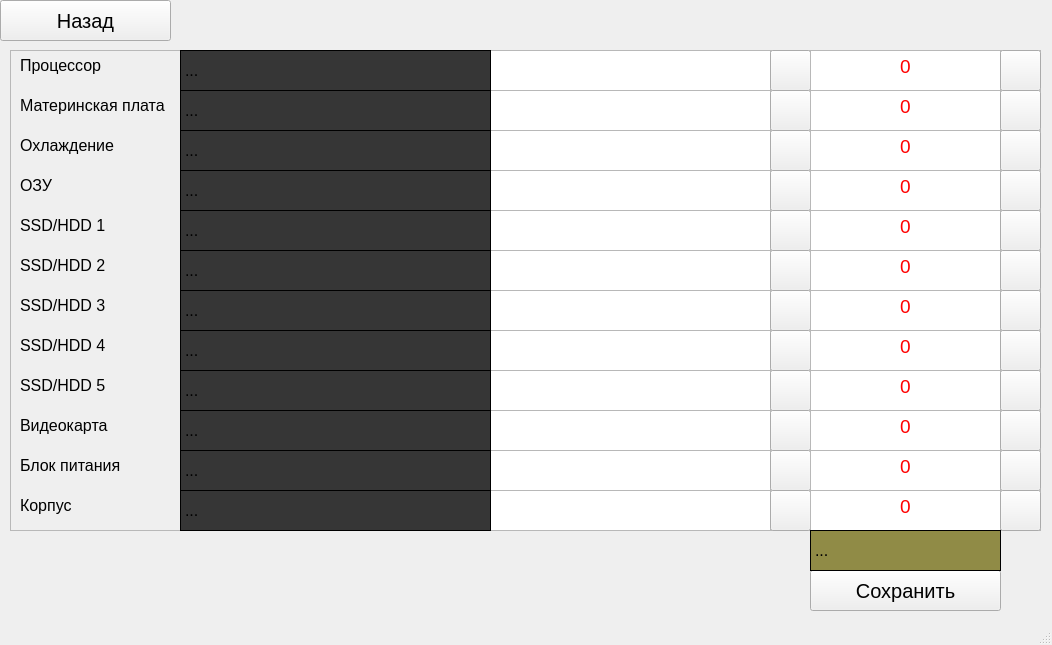
<?xml version="1.0" encoding="UTF-8"?>
<ui version="4.0">
 <class>CompInfo</class>
 <widget class="QMainWindow" name="CompInfo">
  <property name="geometry">
   <rect>
    <x>0</x>
    <y>0</y>
    <width>1052</width>
    <height>645</height>
   </rect>
  </property>
  <property name="windowTitle">
   <string>CompSR</string>
  </property>
  <widget class="QWidget" name="centralwidget">
   <widget class="QPushButton" name="pushButton">
    <property name="geometry">
     <rect>
      <x>0</x>
      <y>0</y>
      <width>171</width>
      <height>41</height>
     </rect>
    </property>
    <property name="font">
     <font>
      <pointsize>15</pointsize>
     </font>
    </property>
    <property name="text">
     <string>Назад</string>
    </property>
   </widget>
   <widget class="QPushButton" name="pushButton_2">
    <property name="geometry">
     <rect>
      <x>810</x>
      <y>570</y>
      <width>191</width>
      <height>41</height>
     </rect>
    </property>
    <property name="font">
     <font>
      <pointsize>15</pointsize>
     </font>
    </property>
    <property name="text">
     <string>Сохранить</string>
    </property>
   </widget>
   <widget class="QFrame" name="frame">
    <property name="geometry">
     <rect>
      <x>10</x>
      <y>50</y>
      <width>1031</width>
      <height>481</height>
     </rect>
    </property>
    <property name="frameShape">
     <enum>QFrame::Shape::StyledPanel</enum>
    </property>
    <property name="frameShadow">
     <enum>QFrame::Shadow::Raised</enum>
    </property>
    <widget class="QTextEdit" name="textEdit">
     <property name="geometry">
      <rect>
       <x>480</x>
       <y>0</y>
       <width>281</width>
       <height>41</height>
      </rect>
     </property>
    </widget>
    <widget class="QTextEdit" name="textEdit_2">
     <property name="geometry">
      <rect>
       <x>480</x>
       <y>40</y>
       <width>281</width>
       <height>41</height>
      </rect>
     </property>
    </widget>
    <widget class="QTextEdit" name="textEdit_3">
     <property name="geometry">
      <rect>
       <x>480</x>
       <y>80</y>
       <width>281</width>
       <height>41</height>
      </rect>
     </property>
    </widget>
    <widget class="QTextEdit" name="textEdit_4">
     <property name="geometry">
      <rect>
       <x>480</x>
       <y>120</y>
       <width>281</width>
       <height>41</height>
      </rect>
     </property>
    </widget>
    <widget class="QTextEdit" name="textEdit_5">
     <property name="geometry">
      <rect>
       <x>480</x>
       <y>160</y>
       <width>281</width>
       <height>41</height>
      </rect>
     </property>
    </widget>
    <widget class="QTextEdit" name="textEdit_6">
     <property name="geometry">
      <rect>
       <x>480</x>
       <y>200</y>
       <width>281</width>
       <height>41</height>
      </rect>
     </property>
    </widget>
    <widget class="QTextEdit" name="textEdit_7">
     <property name="geometry">
      <rect>
       <x>480</x>
       <y>240</y>
       <width>281</width>
       <height>41</height>
      </rect>
     </property>
    </widget>
    <widget class="QTextEdit" name="textEdit_8">
     <property name="geometry">
      <rect>
       <x>480</x>
       <y>280</y>
       <width>281</width>
       <height>41</height>
      </rect>
     </property>
    </widget>
    <widget class="QTextEdit" name="textEdit_9">
     <property name="geometry">
      <rect>
       <x>480</x>
       <y>320</y>
       <width>281</width>
       <height>41</height>
      </rect>
     </property>
    </widget>
    <widget class="QTextEdit" name="textEdit_10">
     <property name="geometry">
      <rect>
       <x>480</x>
       <y>360</y>
       <width>281</width>
       <height>41</height>
      </rect>
     </property>
    </widget>
    <widget class="QTextEdit" name="textEdit_11">
     <property name="geometry">
      <rect>
       <x>480</x>
       <y>400</y>
       <width>281</width>
       <height>41</height>
      </rect>
     </property>
    </widget>
    <widget class="QLabel" name="label">
     <property name="geometry">
      <rect>
       <x>10</x>
       <y>0</y>
       <width>171</width>
       <height>31</height>
      </rect>
     </property>
     <property name="font">
      <font>
       <pointsize>12</pointsize>
      </font>
     </property>
     <property name="text">
      <string>Процессор</string>
     </property>
    </widget>
    <widget class="QLabel" name="label_2">
     <property name="geometry">
      <rect>
       <x>10</x>
       <y>40</y>
       <width>171</width>
       <height>31</height>
      </rect>
     </property>
     <property name="font">
      <font>
       <pointsize>12</pointsize>
      </font>
     </property>
     <property name="text">
      <string>Материнская плата</string>
     </property>
    </widget>
    <widget class="QLabel" name="label_3">
     <property name="geometry">
      <rect>
       <x>10</x>
       <y>80</y>
       <width>171</width>
       <height>31</height>
      </rect>
     </property>
     <property name="font">
      <font>
       <pointsize>12</pointsize>
      </font>
     </property>
     <property name="text">
      <string>Охлаждение</string>
     </property>
    </widget>
    <widget class="QLabel" name="label_4">
     <property name="geometry">
      <rect>
       <x>10</x>
       <y>120</y>
       <width>171</width>
       <height>31</height>
      </rect>
     </property>
     <property name="font">
      <font>
       <pointsize>12</pointsize>
      </font>
     </property>
     <property name="text">
      <string>ОЗУ</string>
     </property>
    </widget>
    <widget class="QLabel" name="label_5">
     <property name="geometry">
      <rect>
       <x>10</x>
       <y>160</y>
       <width>171</width>
       <height>31</height>
      </rect>
     </property>
     <property name="font">
      <font>
       <pointsize>12</pointsize>
      </font>
     </property>
     <property name="text">
      <string>SSD/HDD 1</string>
     </property>
    </widget>
    <widget class="QLabel" name="label_6">
     <property name="geometry">
      <rect>
       <x>10</x>
       <y>200</y>
       <width>171</width>
       <height>31</height>
      </rect>
     </property>
     <property name="font">
      <font>
       <pointsize>12</pointsize>
      </font>
     </property>
     <property name="text">
      <string>SSD/HDD 2</string>
     </property>
    </widget>
    <widget class="QLabel" name="label_7">
     <property name="geometry">
      <rect>
       <x>10</x>
       <y>240</y>
       <width>171</width>
       <height>31</height>
      </rect>
     </property>
     <property name="font">
      <font>
       <pointsize>12</pointsize>
      </font>
     </property>
     <property name="text">
      <string>SSD/HDD 3</string>
     </property>
    </widget>
    <widget class="QLabel" name="label_8">
     <property name="geometry">
      <rect>
       <x>10</x>
       <y>280</y>
       <width>171</width>
       <height>31</height>
      </rect>
     </property>
     <property name="font">
      <font>
       <pointsize>12</pointsize>
      </font>
     </property>
     <property name="text">
      <string>SSD/HDD 4</string>
     </property>
    </widget>
    <widget class="QLabel" name="label_9">
     <property name="geometry">
      <rect>
       <x>10</x>
       <y>320</y>
       <width>171</width>
       <height>31</height>
      </rect>
     </property>
     <property name="font">
      <font>
       <pointsize>12</pointsize>
      </font>
     </property>
     <property name="text">
      <string>SSD/HDD 5</string>
     </property>
    </widget>
    <widget class="QLabel" name="label_10">
     <property name="geometry">
      <rect>
       <x>10</x>
       <y>360</y>
       <width>171</width>
       <height>31</height>
      </rect>
     </property>
     <property name="font">
      <font>
       <pointsize>12</pointsize>
      </font>
     </property>
     <property name="text">
      <string>Видеокарта</string>
     </property>
    </widget>
    <widget class="QLabel" name="label_11">
     <property name="geometry">
      <rect>
       <x>10</x>
       <y>400</y>
       <width>171</width>
       <height>31</height>
      </rect>
     </property>
     <property name="font">
      <font>
       <pointsize>12</pointsize>
      </font>
     </property>
     <property name="text">
      <string>Блок питания</string>
     </property>
    </widget>
    <widget class="QTextEdit" name="textEdit_12">
     <property name="geometry">
      <rect>
       <x>480</x>
       <y>440</y>
       <width>281</width>
       <height>41</height>
      </rect>
     </property>
    </widget>
    <widget class="QLabel" name="label_12">
     <property name="geometry">
      <rect>
       <x>10</x>
       <y>440</y>
       <width>171</width>
       <height>31</height>
      </rect>
     </property>
     <property name="font">
      <font>
       <pointsize>12</pointsize>
      </font>
     </property>
     <property name="text">
      <string>Корпус</string>
     </property>
    </widget>
    <widget class="QLabel" name="label_13">
     <property name="geometry">
      <rect>
       <x>170</x>
       <y>0</y>
       <width>311</width>
       <height>41</height>
      </rect>
     </property>
     <property name="font">
      <font>
       <pointsize>12</pointsize>
      </font>
     </property>
     <property name="styleSheet">
      <string notr="true">background-color: rgb(54, 54, 54);
border: 1px solid black;
</string>
     </property>
     <property name="text">
      <string>...</string>
     </property>
    </widget>
    <widget class="QLabel" name="label_14">
     <property name="geometry">
      <rect>
       <x>170</x>
       <y>40</y>
       <width>311</width>
       <height>41</height>
      </rect>
     </property>
     <property name="font">
      <font>
       <pointsize>12</pointsize>
      </font>
     </property>
     <property name="styleSheet">
      <string notr="true">background-color: rgb(54, 54, 54);
border: 1px solid black;
</string>
     </property>
     <property name="text">
      <string>...</string>
     </property>
    </widget>
    <widget class="QLabel" name="label_15">
     <property name="geometry">
      <rect>
       <x>170</x>
       <y>80</y>
       <width>311</width>
       <height>41</height>
      </rect>
     </property>
     <property name="font">
      <font>
       <pointsize>12</pointsize>
      </font>
     </property>
     <property name="styleSheet">
      <string notr="true">background-color: rgb(54, 54, 54);
border: 1px solid black;
</string>
     </property>
     <property name="text">
      <string>...</string>
     </property>
    </widget>
    <widget class="QLabel" name="label_16">
     <property name="geometry">
      <rect>
       <x>170</x>
       <y>120</y>
       <width>311</width>
       <height>41</height>
      </rect>
     </property>
     <property name="font">
      <font>
       <pointsize>12</pointsize>
      </font>
     </property>
     <property name="styleSheet">
      <string notr="true">background-color: rgb(54, 54, 54);
border: 1px solid black;
</string>
     </property>
     <property name="text">
      <string>...</string>
     </property>
    </widget>
    <widget class="QLabel" name="label_17">
     <property name="geometry">
      <rect>
       <x>170</x>
       <y>160</y>
       <width>311</width>
       <height>41</height>
      </rect>
     </property>
     <property name="font">
      <font>
       <pointsize>12</pointsize>
      </font>
     </property>
     <property name="styleSheet">
      <string notr="true">background-color: rgb(54, 54, 54);
border: 1px solid black;
</string>
     </property>
     <property name="text">
      <string>...</string>
     </property>
    </widget>
    <widget class="QLabel" name="label_18">
     <property name="geometry">
      <rect>
       <x>170</x>
       <y>200</y>
       <width>311</width>
       <height>41</height>
      </rect>
     </property>
     <property name="font">
      <font>
       <pointsize>12</pointsize>
      </font>
     </property>
     <property name="styleSheet">
      <string notr="true">background-color: rgb(54, 54, 54);
border: 1px solid black;
</string>
     </property>
     <property name="text">
      <string>...</string>
     </property>
    </widget>
    <widget class="QLabel" name="label_19">
     <property name="geometry">
      <rect>
       <x>170</x>
       <y>240</y>
       <width>311</width>
       <height>41</height>
      </rect>
     </property>
     <property name="font">
      <font>
       <pointsize>12</pointsize>
      </font>
     </property>
     <property name="styleSheet">
      <string notr="true">background-color: rgb(54, 54, 54);
border: 1px solid black;
</string>
     </property>
     <property name="text">
      <string>...</string>
     </property>
    </widget>
    <widget class="QLabel" name="label_20">
     <property name="geometry">
      <rect>
       <x>170</x>
       <y>280</y>
       <width>311</width>
       <height>41</height>
      </rect>
     </property>
     <property name="font">
      <font>
       <pointsize>12</pointsize>
      </font>
     </property>
     <property name="styleSheet">
      <string notr="true">background-color: rgb(54, 54, 54);
border: 1px solid black;
</string>
     </property>
     <property name="text">
      <string>...</string>
     </property>
    </widget>
    <widget class="QLabel" name="label_21">
     <property name="geometry">
      <rect>
       <x>170</x>
       <y>320</y>
       <width>311</width>
       <height>41</height>
      </rect>
     </property>
     <property name="font">
      <font>
       <pointsize>12</pointsize>
      </font>
     </property>
     <property name="styleSheet">
      <string notr="true">background-color: rgb(54, 54, 54);
border: 1px solid black;
</string>
     </property>
     <property name="text">
      <string>...</string>
     </property>
    </widget>
    <widget class="QLabel" name="label_22">
     <property name="geometry">
      <rect>
       <x>170</x>
       <y>360</y>
       <width>311</width>
       <height>41</height>
      </rect>
     </property>
     <property name="font">
      <font>
       <pointsize>12</pointsize>
      </font>
     </property>
     <property name="styleSheet">
      <string notr="true">background-color: rgb(54, 54, 54);
border: 1px solid black;
</string>
     </property>
     <property name="text">
      <string>...</string>
     </property>
    </widget>
    <widget class="QLabel" name="label_23">
     <property name="geometry">
      <rect>
       <x>170</x>
       <y>400</y>
       <width>311</width>
       <height>41</height>
      </rect>
     </property>
     <property name="font">
      <font>
       <pointsize>12</pointsize>
      </font>
     </property>
     <property name="styleSheet">
      <string notr="true">background-color: rgb(54, 54, 54);
border: 1px solid black;
</string>
     </property>
     <property name="text">
      <string>...</string>
     </property>
    </widget>
    <widget class="QLabel" name="label_24">
     <property name="geometry">
      <rect>
       <x>170</x>
       <y>440</y>
       <width>311</width>
       <height>41</height>
      </rect>
     </property>
     <property name="font">
      <font>
       <pointsize>12</pointsize>
      </font>
     </property>
     <property name="styleSheet">
      <string notr="true">background-color: rgb(54, 54, 54);
border: 1px solid black;
</string>
     </property>
     <property name="text">
      <string>...</string>
     </property>
    </widget>
    <widget class="QPushButton" name="pushButton_3">
     <property name="geometry">
      <rect>
       <x>760</x>
       <y>0</y>
       <width>41</width>
       <height>41</height>
      </rect>
     </property>
     <property name="font">
      <font>
       <pointsize>15</pointsize>
      </font>
     </property>
     <property name="text">
      <string/>
     </property>
     <property name="icon">
      <iconset>
       <normaloff>png/copy.png</normaloff>png/copy.png</iconset>
     </property>
     <property name="iconSize">
      <size>
       <width>25</width>
       <height>25</height>
      </size>
     </property>
    </widget>
    <widget class="QPushButton" name="pushButton_4">
     <property name="geometry">
      <rect>
       <x>760</x>
       <y>40</y>
       <width>41</width>
       <height>41</height>
      </rect>
     </property>
     <property name="font">
      <font>
       <pointsize>15</pointsize>
      </font>
     </property>
     <property name="text">
      <string/>
     </property>
     <property name="icon">
      <iconset>
       <normaloff>png/copy.png</normaloff>png/copy.png</iconset>
     </property>
     <property name="iconSize">
      <size>
       <width>25</width>
       <height>25</height>
      </size>
     </property>
    </widget>
    <widget class="QPushButton" name="pushButton_5">
     <property name="geometry">
      <rect>
       <x>760</x>
       <y>80</y>
       <width>41</width>
       <height>41</height>
      </rect>
     </property>
     <property name="font">
      <font>
       <pointsize>15</pointsize>
      </font>
     </property>
     <property name="text">
      <string/>
     </property>
     <property name="icon">
      <iconset>
       <normaloff>png/copy.png</normaloff>png/copy.png</iconset>
     </property>
     <property name="iconSize">
      <size>
       <width>25</width>
       <height>25</height>
      </size>
     </property>
    </widget>
    <widget class="QPushButton" name="pushButton_6">
     <property name="geometry">
      <rect>
       <x>760</x>
       <y>120</y>
       <width>41</width>
       <height>41</height>
      </rect>
     </property>
     <property name="font">
      <font>
       <pointsize>15</pointsize>
      </font>
     </property>
     <property name="text">
      <string/>
     </property>
     <property name="icon">
      <iconset>
       <normaloff>png/copy.png</normaloff>png/copy.png</iconset>
     </property>
     <property name="iconSize">
      <size>
       <width>25</width>
       <height>25</height>
      </size>
     </property>
    </widget>
    <widget class="QPushButton" name="pushButton_7">
     <property name="geometry">
      <rect>
       <x>760</x>
       <y>160</y>
       <width>41</width>
       <height>41</height>
      </rect>
     </property>
     <property name="font">
      <font>
       <pointsize>15</pointsize>
      </font>
     </property>
     <property name="text">
      <string/>
     </property>
     <property name="icon">
      <iconset>
       <normaloff>png/copy.png</normaloff>png/copy.png</iconset>
     </property>
     <property name="iconSize">
      <size>
       <width>25</width>
       <height>25</height>
      </size>
     </property>
    </widget>
    <widget class="QPushButton" name="pushButton_8">
     <property name="geometry">
      <rect>
       <x>760</x>
       <y>200</y>
       <width>41</width>
       <height>41</height>
      </rect>
     </property>
     <property name="font">
      <font>
       <pointsize>15</pointsize>
      </font>
     </property>
     <property name="text">
      <string/>
     </property>
     <property name="icon">
      <iconset>
       <normaloff>png/copy.png</normaloff>png/copy.png</iconset>
     </property>
     <property name="iconSize">
      <size>
       <width>25</width>
       <height>25</height>
      </size>
     </property>
    </widget>
    <widget class="QPushButton" name="pushButton_9">
     <property name="geometry">
      <rect>
       <x>760</x>
       <y>240</y>
       <width>41</width>
       <height>41</height>
      </rect>
     </property>
     <property name="font">
      <font>
       <pointsize>15</pointsize>
      </font>
     </property>
     <property name="text">
      <string/>
     </property>
     <property name="icon">
      <iconset>
       <normaloff>png/copy.png</normaloff>png/copy.png</iconset>
     </property>
     <property name="iconSize">
      <size>
       <width>25</width>
       <height>25</height>
      </size>
     </property>
    </widget>
    <widget class="QPushButton" name="pushButton_10">
     <property name="geometry">
      <rect>
       <x>760</x>
       <y>280</y>
       <width>41</width>
       <height>41</height>
      </rect>
     </property>
     <property name="font">
      <font>
       <pointsize>15</pointsize>
      </font>
     </property>
     <property name="text">
      <string/>
     </property>
     <property name="icon">
      <iconset>
       <normaloff>png/copy.png</normaloff>png/copy.png</iconset>
     </property>
     <property name="iconSize">
      <size>
       <width>25</width>
       <height>25</height>
      </size>
     </property>
    </widget>
    <widget class="QPushButton" name="pushButton_11">
     <property name="geometry">
      <rect>
       <x>760</x>
       <y>320</y>
       <width>41</width>
       <height>41</height>
      </rect>
     </property>
     <property name="font">
      <font>
       <pointsize>15</pointsize>
      </font>
     </property>
     <property name="text">
      <string/>
     </property>
     <property name="icon">
      <iconset>
       <normaloff>png/copy.png</normaloff>png/copy.png</iconset>
     </property>
     <property name="iconSize">
      <size>
       <width>25</width>
       <height>25</height>
      </size>
     </property>
    </widget>
    <widget class="QPushButton" name="pushButton_12">
     <property name="geometry">
      <rect>
       <x>760</x>
       <y>360</y>
       <width>41</width>
       <height>41</height>
      </rect>
     </property>
     <property name="font">
      <font>
       <pointsize>15</pointsize>
      </font>
     </property>
     <property name="text">
      <string/>
     </property>
     <property name="icon">
      <iconset>
       <normaloff>png/copy.png</normaloff>png/copy.png</iconset>
     </property>
     <property name="iconSize">
      <size>
       <width>25</width>
       <height>25</height>
      </size>
     </property>
    </widget>
    <widget class="QPushButton" name="pushButton_13">
     <property name="geometry">
      <rect>
       <x>760</x>
       <y>400</y>
       <width>41</width>
       <height>41</height>
      </rect>
     </property>
     <property name="font">
      <font>
       <pointsize>15</pointsize>
      </font>
     </property>
     <property name="text">
      <string/>
     </property>
     <property name="icon">
      <iconset>
       <normaloff>png/copy.png</normaloff>png/copy.png</iconset>
     </property>
     <property name="iconSize">
      <size>
       <width>25</width>
       <height>25</height>
      </size>
     </property>
    </widget>
    <widget class="QPushButton" name="pushButton_14">
     <property name="geometry">
      <rect>
       <x>760</x>
       <y>440</y>
       <width>41</width>
       <height>41</height>
      </rect>
     </property>
     <property name="font">
      <font>
       <pointsize>15</pointsize>
      </font>
     </property>
     <property name="text">
      <string/>
     </property>
     <property name="icon">
      <iconset>
       <normaloff>png/copy.png</normaloff>png/copy.png</iconset>
     </property>
     <property name="iconSize">
      <size>
       <width>25</width>
       <height>25</height>
      </size>
     </property>
    </widget>
    <widget class="QTextEdit" name="textEdit_13">
     <property name="geometry">
      <rect>
       <x>800</x>
       <y>0</y>
       <width>191</width>
       <height>41</height>
      </rect>
     </property>
     <property name="html">
      <string>&lt;!DOCTYPE HTML PUBLIC &quot;-//W3C//DTD HTML 4.0//EN&quot; &quot;http://www.w3.org/TR/REC-html40/strict.dtd&quot;&gt;
&lt;html&gt;&lt;head&gt;&lt;meta name=&quot;qrichtext&quot; content=&quot;1&quot; /&gt;&lt;meta charset=&quot;utf-8&quot; /&gt;&lt;style type=&quot;text/css&quot;&gt;
p, li { white-space: pre-wrap; }
hr { height: 1px; border-width: 0; }
li.unchecked::marker { content: &quot;\2610&quot;; }
li.checked::marker { content: &quot;\2612&quot;; }
&lt;/style&gt;&lt;/head&gt;&lt;body style=&quot; font-family:'Segoe UI'; font-size:9pt; font-weight:400; font-style:normal;&quot;&gt;
&lt;p align=&quot;center&quot; style=&quot; margin-top:12px; margin-bottom:12px; margin-left:0px; margin-right:0px; -qt-block-indent:0; text-indent:0px;&quot;&gt;&lt;span style=&quot; font-size:14pt; color:#ff0000;&quot;&gt;0&lt;/span&gt;&lt;/p&gt;&lt;/body&gt;&lt;/html&gt;</string>
     </property>
    </widget>
    <widget class="QTextEdit" name="textEdit_14">
     <property name="geometry">
      <rect>
       <x>800</x>
       <y>40</y>
       <width>191</width>
       <height>41</height>
      </rect>
     </property>
     <property name="html">
      <string>&lt;!DOCTYPE HTML PUBLIC &quot;-//W3C//DTD HTML 4.0//EN&quot; &quot;http://www.w3.org/TR/REC-html40/strict.dtd&quot;&gt;
&lt;html&gt;&lt;head&gt;&lt;meta name=&quot;qrichtext&quot; content=&quot;1&quot; /&gt;&lt;meta charset=&quot;utf-8&quot; /&gt;&lt;style type=&quot;text/css&quot;&gt;
p, li { white-space: pre-wrap; }
hr { height: 1px; border-width: 0; }
li.unchecked::marker { content: &quot;\2610&quot;; }
li.checked::marker { content: &quot;\2612&quot;; }
&lt;/style&gt;&lt;/head&gt;&lt;body style=&quot; font-family:'Segoe UI'; font-size:9pt; font-weight:400; font-style:normal;&quot;&gt;
&lt;p align=&quot;center&quot; style=&quot; margin-top:12px; margin-bottom:12px; margin-left:0px; margin-right:0px; -qt-block-indent:0; text-indent:0px;&quot;&gt;&lt;span style=&quot; font-size:14pt; color:#ff0000;&quot;&gt;0&lt;/span&gt;&lt;/p&gt;&lt;/body&gt;&lt;/html&gt;</string>
     </property>
    </widget>
    <widget class="QTextEdit" name="textEdit_15">
     <property name="geometry">
      <rect>
       <x>800</x>
       <y>80</y>
       <width>191</width>
       <height>41</height>
      </rect>
     </property>
     <property name="html">
      <string>&lt;!DOCTYPE HTML PUBLIC &quot;-//W3C//DTD HTML 4.0//EN&quot; &quot;http://www.w3.org/TR/REC-html40/strict.dtd&quot;&gt;
&lt;html&gt;&lt;head&gt;&lt;meta name=&quot;qrichtext&quot; content=&quot;1&quot; /&gt;&lt;meta charset=&quot;utf-8&quot; /&gt;&lt;style type=&quot;text/css&quot;&gt;
p, li { white-space: pre-wrap; }
hr { height: 1px; border-width: 0; }
li.unchecked::marker { content: &quot;\2610&quot;; }
li.checked::marker { content: &quot;\2612&quot;; }
&lt;/style&gt;&lt;/head&gt;&lt;body style=&quot; font-family:'Segoe UI'; font-size:9pt; font-weight:400; font-style:normal;&quot;&gt;
&lt;p align=&quot;center&quot; style=&quot; margin-top:12px; margin-bottom:12px; margin-left:0px; margin-right:0px; -qt-block-indent:0; text-indent:0px;&quot;&gt;&lt;span style=&quot; font-size:14pt; color:#ff0000;&quot;&gt;0&lt;/span&gt;&lt;/p&gt;&lt;/body&gt;&lt;/html&gt;</string>
     </property>
    </widget>
    <widget class="QTextEdit" name="textEdit_16">
     <property name="geometry">
      <rect>
       <x>800</x>
       <y>120</y>
       <width>191</width>
       <height>41</height>
      </rect>
     </property>
     <property name="html">
      <string>&lt;!DOCTYPE HTML PUBLIC &quot;-//W3C//DTD HTML 4.0//EN&quot; &quot;http://www.w3.org/TR/REC-html40/strict.dtd&quot;&gt;
&lt;html&gt;&lt;head&gt;&lt;meta name=&quot;qrichtext&quot; content=&quot;1&quot; /&gt;&lt;meta charset=&quot;utf-8&quot; /&gt;&lt;style type=&quot;text/css&quot;&gt;
p, li { white-space: pre-wrap; }
hr { height: 1px; border-width: 0; }
li.unchecked::marker { content: &quot;\2610&quot;; }
li.checked::marker { content: &quot;\2612&quot;; }
&lt;/style&gt;&lt;/head&gt;&lt;body style=&quot; font-family:'Segoe UI'; font-size:9pt; font-weight:400; font-style:normal;&quot;&gt;
&lt;p align=&quot;center&quot; style=&quot; margin-top:12px; margin-bottom:12px; margin-left:0px; margin-right:0px; -qt-block-indent:0; text-indent:0px;&quot;&gt;&lt;span style=&quot; font-size:14pt; color:#ff0000;&quot;&gt;0&lt;/span&gt;&lt;/p&gt;&lt;/body&gt;&lt;/html&gt;</string>
     </property>
    </widget>
    <widget class="QTextEdit" name="textEdit_17">
     <property name="geometry">
      <rect>
       <x>800</x>
       <y>160</y>
       <width>191</width>
       <height>41</height>
      </rect>
     </property>
     <property name="html">
      <string>&lt;!DOCTYPE HTML PUBLIC &quot;-//W3C//DTD HTML 4.0//EN&quot; &quot;http://www.w3.org/TR/REC-html40/strict.dtd&quot;&gt;
&lt;html&gt;&lt;head&gt;&lt;meta name=&quot;qrichtext&quot; content=&quot;1&quot; /&gt;&lt;meta charset=&quot;utf-8&quot; /&gt;&lt;style type=&quot;text/css&quot;&gt;
p, li { white-space: pre-wrap; }
hr { height: 1px; border-width: 0; }
li.unchecked::marker { content: &quot;\2610&quot;; }
li.checked::marker { content: &quot;\2612&quot;; }
&lt;/style&gt;&lt;/head&gt;&lt;body style=&quot; font-family:'Segoe UI'; font-size:9pt; font-weight:400; font-style:normal;&quot;&gt;
&lt;p align=&quot;center&quot; style=&quot; margin-top:12px; margin-bottom:12px; margin-left:0px; margin-right:0px; -qt-block-indent:0; text-indent:0px;&quot;&gt;&lt;span style=&quot; font-size:14pt; color:#ff0000;&quot;&gt;0&lt;/span&gt;&lt;/p&gt;&lt;/body&gt;&lt;/html&gt;</string>
     </property>
    </widget>
    <widget class="QTextEdit" name="textEdit_18">
     <property name="geometry">
      <rect>
       <x>800</x>
       <y>200</y>
       <width>191</width>
       <height>41</height>
      </rect>
     </property>
     <property name="html">
      <string>&lt;!DOCTYPE HTML PUBLIC &quot;-//W3C//DTD HTML 4.0//EN&quot; &quot;http://www.w3.org/TR/REC-html40/strict.dtd&quot;&gt;
&lt;html&gt;&lt;head&gt;&lt;meta name=&quot;qrichtext&quot; content=&quot;1&quot; /&gt;&lt;meta charset=&quot;utf-8&quot; /&gt;&lt;style type=&quot;text/css&quot;&gt;
p, li { white-space: pre-wrap; }
hr { height: 1px; border-width: 0; }
li.unchecked::marker { content: &quot;\2610&quot;; }
li.checked::marker { content: &quot;\2612&quot;; }
&lt;/style&gt;&lt;/head&gt;&lt;body style=&quot; font-family:'Segoe UI'; font-size:9pt; font-weight:400; font-style:normal;&quot;&gt;
&lt;p align=&quot;center&quot; style=&quot; margin-top:12px; margin-bottom:12px; margin-left:0px; margin-right:0px; -qt-block-indent:0; text-indent:0px;&quot;&gt;&lt;span style=&quot; font-size:14pt; color:#ff0000;&quot;&gt;0&lt;/span&gt;&lt;/p&gt;&lt;/body&gt;&lt;/html&gt;</string>
     </property>
    </widget>
    <widget class="QTextEdit" name="textEdit_19">
     <property name="geometry">
      <rect>
       <x>800</x>
       <y>240</y>
       <width>191</width>
       <height>41</height>
      </rect>
     </property>
     <property name="html">
      <string>&lt;!DOCTYPE HTML PUBLIC &quot;-//W3C//DTD HTML 4.0//EN&quot; &quot;http://www.w3.org/TR/REC-html40/strict.dtd&quot;&gt;
&lt;html&gt;&lt;head&gt;&lt;meta name=&quot;qrichtext&quot; content=&quot;1&quot; /&gt;&lt;meta charset=&quot;utf-8&quot; /&gt;&lt;style type=&quot;text/css&quot;&gt;
p, li { white-space: pre-wrap; }
hr { height: 1px; border-width: 0; }
li.unchecked::marker { content: &quot;\2610&quot;; }
li.checked::marker { content: &quot;\2612&quot;; }
&lt;/style&gt;&lt;/head&gt;&lt;body style=&quot; font-family:'Segoe UI'; font-size:9pt; font-weight:400; font-style:normal;&quot;&gt;
&lt;p align=&quot;center&quot; style=&quot; margin-top:12px; margin-bottom:12px; margin-left:0px; margin-right:0px; -qt-block-indent:0; text-indent:0px;&quot;&gt;&lt;span style=&quot; font-size:14pt; color:#ff0000;&quot;&gt;0&lt;/span&gt;&lt;/p&gt;&lt;/body&gt;&lt;/html&gt;</string>
     </property>
    </widget>
    <widget class="QTextEdit" name="textEdit_20">
     <property name="geometry">
      <rect>
       <x>800</x>
       <y>280</y>
       <width>191</width>
       <height>41</height>
      </rect>
     </property>
     <property name="html">
      <string>&lt;!DOCTYPE HTML PUBLIC &quot;-//W3C//DTD HTML 4.0//EN&quot; &quot;http://www.w3.org/TR/REC-html40/strict.dtd&quot;&gt;
&lt;html&gt;&lt;head&gt;&lt;meta name=&quot;qrichtext&quot; content=&quot;1&quot; /&gt;&lt;meta charset=&quot;utf-8&quot; /&gt;&lt;style type=&quot;text/css&quot;&gt;
p, li { white-space: pre-wrap; }
hr { height: 1px; border-width: 0; }
li.unchecked::marker { content: &quot;\2610&quot;; }
li.checked::marker { content: &quot;\2612&quot;; }
&lt;/style&gt;&lt;/head&gt;&lt;body style=&quot; font-family:'Segoe UI'; font-size:9pt; font-weight:400; font-style:normal;&quot;&gt;
&lt;p align=&quot;center&quot; style=&quot; margin-top:12px; margin-bottom:12px; margin-left:0px; margin-right:0px; -qt-block-indent:0; text-indent:0px;&quot;&gt;&lt;span style=&quot; font-size:14pt; color:#ff0000;&quot;&gt;0&lt;/span&gt;&lt;/p&gt;&lt;/body&gt;&lt;/html&gt;</string>
     </property>
    </widget>
    <widget class="QTextEdit" name="textEdit_21">
     <property name="geometry">
      <rect>
       <x>800</x>
       <y>320</y>
       <width>191</width>
       <height>41</height>
      </rect>
     </property>
     <property name="html">
      <string>&lt;!DOCTYPE HTML PUBLIC &quot;-//W3C//DTD HTML 4.0//EN&quot; &quot;http://www.w3.org/TR/REC-html40/strict.dtd&quot;&gt;
&lt;html&gt;&lt;head&gt;&lt;meta name=&quot;qrichtext&quot; content=&quot;1&quot; /&gt;&lt;meta charset=&quot;utf-8&quot; /&gt;&lt;style type=&quot;text/css&quot;&gt;
p, li { white-space: pre-wrap; }
hr { height: 1px; border-width: 0; }
li.unchecked::marker { content: &quot;\2610&quot;; }
li.checked::marker { content: &quot;\2612&quot;; }
&lt;/style&gt;&lt;/head&gt;&lt;body style=&quot; font-family:'Segoe UI'; font-size:9pt; font-weight:400; font-style:normal;&quot;&gt;
&lt;p align=&quot;center&quot; style=&quot; margin-top:12px; margin-bottom:12px; margin-left:0px; margin-right:0px; -qt-block-indent:0; text-indent:0px;&quot;&gt;&lt;span style=&quot; font-size:14pt; color:#ff0000;&quot;&gt;0&lt;/span&gt;&lt;/p&gt;&lt;/body&gt;&lt;/html&gt;</string>
     </property>
    </widget>
    <widget class="QTextEdit" name="textEdit_22">
     <property name="geometry">
      <rect>
       <x>800</x>
       <y>360</y>
       <width>191</width>
       <height>41</height>
      </rect>
     </property>
     <property name="html">
      <string>&lt;!DOCTYPE HTML PUBLIC &quot;-//W3C//DTD HTML 4.0//EN&quot; &quot;http://www.w3.org/TR/REC-html40/strict.dtd&quot;&gt;
&lt;html&gt;&lt;head&gt;&lt;meta name=&quot;qrichtext&quot; content=&quot;1&quot; /&gt;&lt;meta charset=&quot;utf-8&quot; /&gt;&lt;style type=&quot;text/css&quot;&gt;
p, li { white-space: pre-wrap; }
hr { height: 1px; border-width: 0; }
li.unchecked::marker { content: &quot;\2610&quot;; }
li.checked::marker { content: &quot;\2612&quot;; }
&lt;/style&gt;&lt;/head&gt;&lt;body style=&quot; font-family:'Segoe UI'; font-size:9pt; font-weight:400; font-style:normal;&quot;&gt;
&lt;p align=&quot;center&quot; style=&quot; margin-top:12px; margin-bottom:12px; margin-left:0px; margin-right:0px; -qt-block-indent:0; text-indent:0px;&quot;&gt;&lt;span style=&quot; font-size:14pt; color:#ff0000;&quot;&gt;0&lt;/span&gt;&lt;/p&gt;&lt;/body&gt;&lt;/html&gt;</string>
     </property>
    </widget>
    <widget class="QTextEdit" name="textEdit_23">
     <property name="geometry">
      <rect>
       <x>800</x>
       <y>400</y>
       <width>191</width>
       <height>41</height>
      </rect>
     </property>
     <property name="html">
      <string>&lt;!DOCTYPE HTML PUBLIC &quot;-//W3C//DTD HTML 4.0//EN&quot; &quot;http://www.w3.org/TR/REC-html40/strict.dtd&quot;&gt;
&lt;html&gt;&lt;head&gt;&lt;meta name=&quot;qrichtext&quot; content=&quot;1&quot; /&gt;&lt;meta charset=&quot;utf-8&quot; /&gt;&lt;style type=&quot;text/css&quot;&gt;
p, li { white-space: pre-wrap; }
hr { height: 1px; border-width: 0; }
li.unchecked::marker { content: &quot;\2610&quot;; }
li.checked::marker { content: &quot;\2612&quot;; }
&lt;/style&gt;&lt;/head&gt;&lt;body style=&quot; font-family:'Segoe UI'; font-size:9pt; font-weight:400; font-style:normal;&quot;&gt;
&lt;p align=&quot;center&quot; style=&quot; margin-top:12px; margin-bottom:12px; margin-left:0px; margin-right:0px; -qt-block-indent:0; text-indent:0px;&quot;&gt;&lt;span style=&quot; font-size:14pt; color:#ff0000;&quot;&gt;0&lt;/span&gt;&lt;/p&gt;&lt;/body&gt;&lt;/html&gt;</string>
     </property>
    </widget>
    <widget class="QTextEdit" name="textEdit_24">
     <property name="geometry">
      <rect>
       <x>800</x>
       <y>440</y>
       <width>191</width>
       <height>41</height>
      </rect>
     </property>
     <property name="html">
      <string>&lt;!DOCTYPE HTML PUBLIC &quot;-//W3C//DTD HTML 4.0//EN&quot; &quot;http://www.w3.org/TR/REC-html40/strict.dtd&quot;&gt;
&lt;html&gt;&lt;head&gt;&lt;meta name=&quot;qrichtext&quot; content=&quot;1&quot; /&gt;&lt;meta charset=&quot;utf-8&quot; /&gt;&lt;style type=&quot;text/css&quot;&gt;
p, li { white-space: pre-wrap; }
hr { height: 1px; border-width: 0; }
li.unchecked::marker { content: &quot;\2610&quot;; }
li.checked::marker { content: &quot;\2612&quot;; }
&lt;/style&gt;&lt;/head&gt;&lt;body style=&quot; font-family:'Segoe UI'; font-size:9pt; font-weight:400; font-style:normal;&quot;&gt;
&lt;p align=&quot;center&quot; style=&quot; margin-top:12px; margin-bottom:12px; margin-left:0px; margin-right:0px; -qt-block-indent:0; text-indent:0px;&quot;&gt;&lt;span style=&quot; font-size:14pt; color:#ff0000;&quot;&gt;0&lt;/span&gt;&lt;/p&gt;&lt;/body&gt;&lt;/html&gt;</string>
     </property>
    </widget>
    <widget class="QPushButton" name="pushButton_15">
     <property name="geometry">
      <rect>
       <x>990</x>
       <y>0</y>
       <width>41</width>
       <height>41</height>
      </rect>
     </property>
     <property name="font">
      <font>
       <pointsize>15</pointsize>
      </font>
     </property>
     <property name="text">
      <string/>
     </property>
     <property name="icon">
      <iconset>
       <normaloff>png/info.png</normaloff>png/info.png</iconset>
     </property>
     <property name="iconSize">
      <size>
       <width>25</width>
       <height>25</height>
      </size>
     </property>
    </widget>
    <widget class="QPushButton" name="pushButton_16">
     <property name="geometry">
      <rect>
       <x>990</x>
       <y>40</y>
       <width>41</width>
       <height>41</height>
      </rect>
     </property>
     <property name="font">
      <font>
       <pointsize>15</pointsize>
      </font>
     </property>
     <property name="text">
      <string/>
     </property>
     <property name="icon">
      <iconset>
       <normaloff>png/info.png</normaloff>png/info.png</iconset>
     </property>
     <property name="iconSize">
      <size>
       <width>25</width>
       <height>25</height>
      </size>
     </property>
    </widget>
    <widget class="QPushButton" name="pushButton_17">
     <property name="geometry">
      <rect>
       <x>990</x>
       <y>80</y>
       <width>41</width>
       <height>41</height>
      </rect>
     </property>
     <property name="font">
      <font>
       <pointsize>15</pointsize>
      </font>
     </property>
     <property name="text">
      <string/>
     </property>
     <property name="icon">
      <iconset>
       <normaloff>png/info.png</normaloff>png/info.png</iconset>
     </property>
     <property name="iconSize">
      <size>
       <width>25</width>
       <height>25</height>
      </size>
     </property>
    </widget>
    <widget class="QPushButton" name="pushButton_18">
     <property name="geometry">
      <rect>
       <x>990</x>
       <y>120</y>
       <width>41</width>
       <height>41</height>
      </rect>
     </property>
     <property name="font">
      <font>
       <pointsize>15</pointsize>
      </font>
     </property>
     <property name="text">
      <string/>
     </property>
     <property name="icon">
      <iconset>
       <normaloff>png/info.png</normaloff>png/info.png</iconset>
     </property>
     <property name="iconSize">
      <size>
       <width>25</width>
       <height>25</height>
      </size>
     </property>
    </widget>
    <widget class="QPushButton" name="pushButton_19">
     <property name="geometry">
      <rect>
       <x>990</x>
       <y>160</y>
       <width>41</width>
       <height>41</height>
      </rect>
     </property>
     <property name="font">
      <font>
       <pointsize>15</pointsize>
      </font>
     </property>
     <property name="text">
      <string/>
     </property>
     <property name="icon">
      <iconset>
       <normaloff>png/info.png</normaloff>png/info.png</iconset>
     </property>
     <property name="iconSize">
      <size>
       <width>25</width>
       <height>25</height>
      </size>
     </property>
    </widget>
    <widget class="QPushButton" name="pushButton_20">
     <property name="geometry">
      <rect>
       <x>990</x>
       <y>200</y>
       <width>41</width>
       <height>41</height>
      </rect>
     </property>
     <property name="font">
      <font>
       <pointsize>15</pointsize>
      </font>
     </property>
     <property name="text">
      <string/>
     </property>
     <property name="icon">
      <iconset>
       <normaloff>png/info.png</normaloff>png/info.png</iconset>
     </property>
     <property name="iconSize">
      <size>
       <width>25</width>
       <height>25</height>
      </size>
     </property>
    </widget>
    <widget class="QPushButton" name="pushButton_21">
     <property name="geometry">
      <rect>
       <x>990</x>
       <y>240</y>
       <width>41</width>
       <height>41</height>
      </rect>
     </property>
     <property name="font">
      <font>
       <pointsize>15</pointsize>
      </font>
     </property>
     <property name="text">
      <string/>
     </property>
     <property name="icon">
      <iconset>
       <normaloff>png/info.png</normaloff>png/info.png</iconset>
     </property>
     <property name="iconSize">
      <size>
       <width>25</width>
       <height>25</height>
      </size>
     </property>
    </widget>
    <widget class="QPushButton" name="pushButton_22">
     <property name="geometry">
      <rect>
       <x>990</x>
       <y>280</y>
       <width>41</width>
       <height>41</height>
      </rect>
     </property>
     <property name="font">
      <font>
       <pointsize>15</pointsize>
      </font>
     </property>
     <property name="text">
      <string/>
     </property>
     <property name="icon">
      <iconset>
       <normaloff>png/info.png</normaloff>png/info.png</iconset>
     </property>
     <property name="iconSize">
      <size>
       <width>25</width>
       <height>25</height>
      </size>
     </property>
    </widget>
    <widget class="QPushButton" name="pushButton_23">
     <property name="geometry">
      <rect>
       <x>990</x>
       <y>320</y>
       <width>41</width>
       <height>41</height>
      </rect>
     </property>
     <property name="font">
      <font>
       <pointsize>15</pointsize>
      </font>
     </property>
     <property name="text">
      <string/>
     </property>
     <property name="icon">
      <iconset>
       <normaloff>png/info.png</normaloff>png/info.png</iconset>
     </property>
     <property name="iconSize">
      <size>
       <width>25</width>
       <height>25</height>
      </size>
     </property>
    </widget>
    <widget class="QPushButton" name="pushButton_24">
     <property name="geometry">
      <rect>
       <x>990</x>
       <y>360</y>
       <width>41</width>
       <height>41</height>
      </rect>
     </property>
     <property name="font">
      <font>
       <pointsize>15</pointsize>
      </font>
     </property>
     <property name="text">
      <string/>
     </property>
     <property name="icon">
      <iconset>
       <normaloff>png/info.png</normaloff>png/info.png</iconset>
     </property>
     <property name="iconSize">
      <size>
       <width>25</width>
       <height>25</height>
      </size>
     </property>
    </widget>
    <widget class="QPushButton" name="pushButton_25">
     <property name="geometry">
      <rect>
       <x>990</x>
       <y>400</y>
       <width>41</width>
       <height>41</height>
      </rect>
     </property>
     <property name="font">
      <font>
       <pointsize>15</pointsize>
      </font>
     </property>
     <property name="text">
      <string/>
     </property>
     <property name="icon">
      <iconset>
       <normaloff>png/info.png</normaloff>png/info.png</iconset>
     </property>
     <property name="iconSize">
      <size>
       <width>25</width>
       <height>25</height>
      </size>
     </property>
    </widget>
    <widget class="QPushButton" name="pushButton_26">
     <property name="geometry">
      <rect>
       <x>990</x>
       <y>440</y>
       <width>41</width>
       <height>41</height>
      </rect>
     </property>
     <property name="font">
      <font>
       <pointsize>15</pointsize>
      </font>
     </property>
     <property name="text">
      <string/>
     </property>
     <property name="icon">
      <iconset>
       <normaloff>png/info.png</normaloff>png/info.png</iconset>
     </property>
     <property name="iconSize">
      <size>
       <width>25</width>
       <height>25</height>
      </size>
     </property>
    </widget>
   </widget>
   <widget class="QLabel" name="label_25">
    <property name="geometry">
     <rect>
      <x>810</x>
      <y>530</y>
      <width>191</width>
      <height>41</height>
     </rect>
    </property>
    <property name="font">
     <font>
      <pointsize>12</pointsize>
     </font>
    </property>
    <property name="styleSheet">
     <string notr="true">background-color: rgb(144, 139, 70);
border: 1px solid black;
</string>
    </property>
    <property name="text">
     <string>...</string>
    </property>
   </widget>
  </widget>
  <widget class="QMenuBar" name="menubar">
   <property name="geometry">
    <rect>
     <x>0</x>
     <y>0</y>
     <width>1052</width>
     <height>33</height>
    </rect>
   </property>
  </widget>
  <widget class="QStatusBar" name="statusbar"/>
 </widget>
 <resources/>
 <connections/>
</ui>
